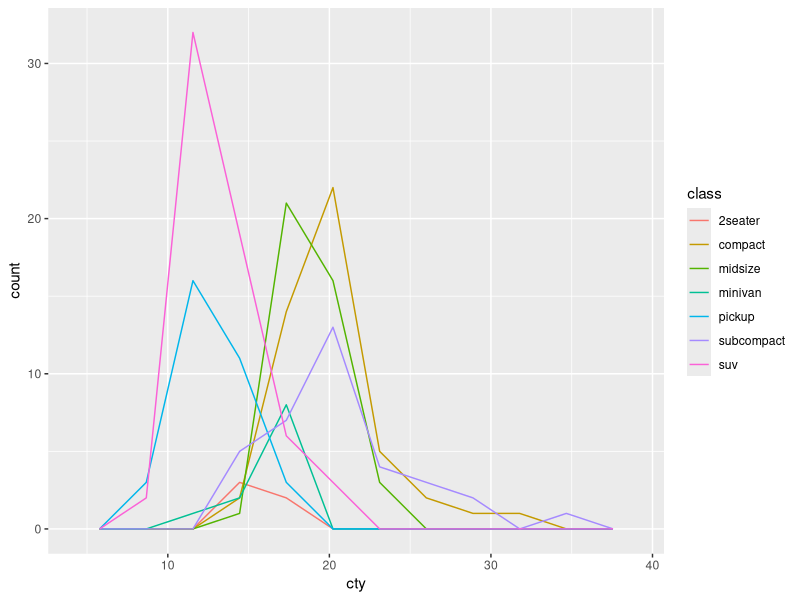
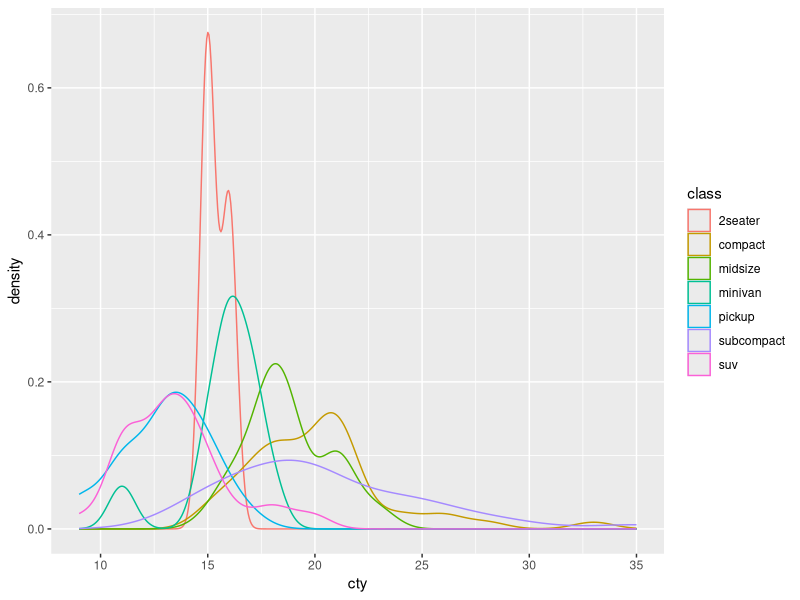
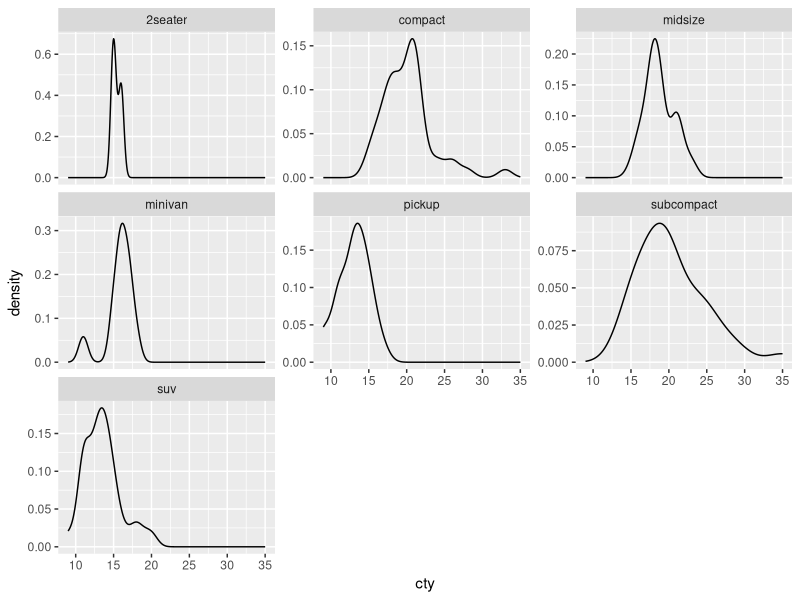
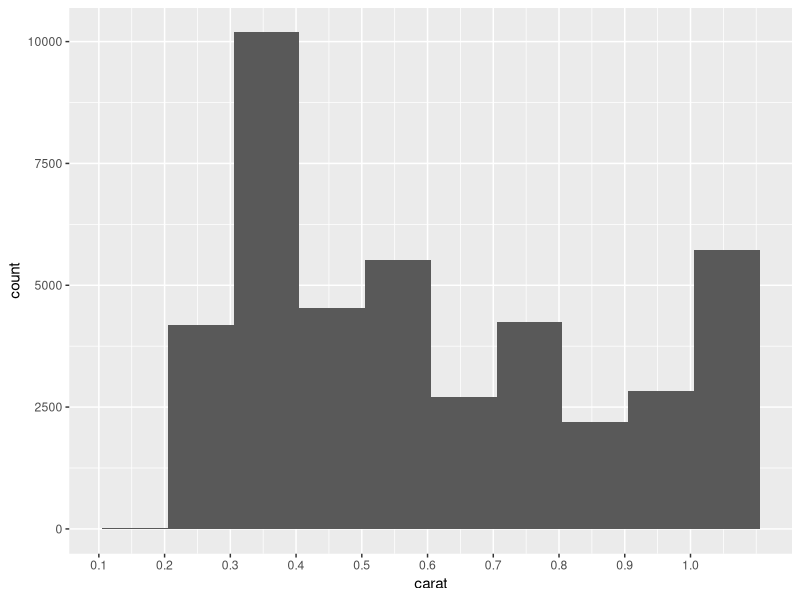

Write the R code that produced these figures, in order.
## ---- chunk 1
# knitr options
knitr::opts_chunk$set(echo = TRUE)
## ---- chunk 2
library(tidyverse)

## ---- chunk 3
## NOTE: No need to modify
mpg %>%
  ggplot(aes(cty, color = class)) +
  geom_freqpoly(bins = 10)
## ---- chunk 4
## NOTE: No need to modify
mpg %>%
  ggplot(aes(cty, color = class)) +
  geom_density()
## ---- chunk 5
mpg %>%
  ggplot(aes(cty)) +
  geom_density()+
  facet_wrap(~class, scales = "free_y")
## ---- chunk 6
## TODO: Run this chunk; play with differnt bin widths
diamonds %>%
  filter(carat < 1.1) %>%

  ggplot(aes(carat)) +
  geom_histogram(binwidth = 0.1, boundary = 0.005) +
  scale_x_continuous(
    breaks = seq(0, 1, by = 0.1)

  )
